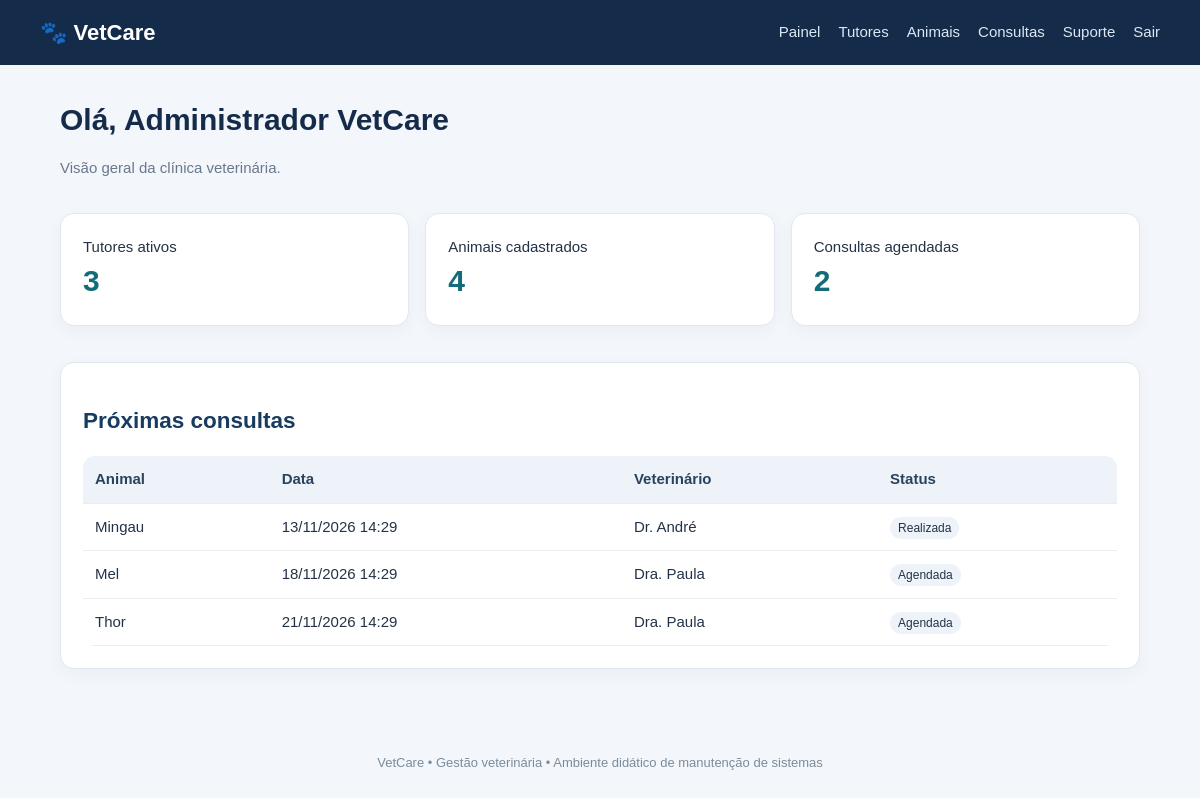
/index.php (signed in), run on the app's committed database.
### tables this page shows
CREATE TABLE consultas (
    id INT AUTO_INCREMENT PRIMARY KEY,
    animal_id INT NOT NULL,
    data_consulta DATETIME NOT NULL,
    veterinario VARCHAR(120) NOT NULL,
    motivo VARCHAR(180),
    status VARCHAR(30) DEFAULT 'Agendada',
    observacoes TEXT,
    CONSTRAINT fk_consulta_animal FOREIGN KEY (animal_id) REFERENCES animais(id)
);

CREATE TABLE animais (
    id INT AUTO_INCREMENT PRIMARY KEY,
    tutor_id INT NOT NULL,
    nome VARCHAR(100) NOT NULL,
    especie VARCHAR(60),
    raca VARCHAR(80),
    nascimento DATE,
    sexo VARCHAR(20),
    observacoes TEXT,
    ativo TINYINT(1) DEFAULT 1,
    CONSTRAINT fk_animal_tutor FOREIGN KEY (tutor_id) REFERENCES tutores(id)
);

### index.php (the view, shortened to what this page needs)
<?php
require_once __DIR__.'/config/database.php';
$tutores=(int)$pdo->query("SELECT COUNT(*) FROM tutores WHERE ativo=1")->fetchColumn();
$animais=(int)$pdo->query("SELECT COUNT(*) FROM animais")->fetchColumn();
$consultas=(int)$pdo->query("SELECT COUNT(*) FROM consultas WHERE status='Agendada'")->fetchColumn();
$proximas=$pdo->query("SELECT c.*, a.nome AS animal FROM consultas c JOIN animais a ON a.id=c.animal_id ORDER BY c.data_consulta LIMIT 5")->fetchAll();
include __DIR__.'/includes/header.php';
?>
<h1>Olá, <?= htmlspecialchars($_SESSION['usuario_nome']) ?></h1>
<p class="muted">Visão geral da clínica veterinária.</p>
<div class="grid">
 <div class="stat"><span>Tutores ativos</span><strong><?= $tutores ?></strong></div>
 <div class="stat"><span>Animais cadastrados</span><strong><?= $animais ?></strong></div>
 <div class="stat"><span>Consultas agendadas</span><strong><?= $consultas ?></strong></div>
</div>
<section class="panel"><h2>Próximas consultas</h2>
<div class="table-wrap"><table><tr><th>Animal</th><th>Data</th><th>Veterinário</th><th>Status</th></tr>
<?php foreach($proximas as $c): ?><tr><td><?= htmlspecialchars($c['animal']) ?></td><td><?= date('d/m/Y H:i',strtotime($c['data_consulta'])) ?></td><td><?= htmlspecialchars($c['veterinario']) ?></td><td><span class="tag"><?= htmlspecialchars($c['status']) ?></span></td></tr><?php endforeach; ?>
</table></div></section>
<?php include __DIR__.'/includes/footer.php'; ?>

### includes/header.php (shortened to what this page needs)
<!doctype html>
<html lang="pt-br">
<head>
<link rel="stylesheet" href="/vetcare_manutencao_djeniffer/assets/style.css">
</head>
<body>
<header class="topbar">
  <a class="brand" href="/vetcare_manutencao_djeniffer/index.php">🐾 VetCare</a>
  <nav>
    <?php if (!empty($_SESSION['usuario_id'])): ?>
      <a href= "index.php">Painel</a>
      <a href="tutores/index.php">Tutores</a>
      <a href="animais/index.php">Animais</a>
      <a href="consultas/index.php">Consultas</a>
      <a href="chamados/index.php">Suporte</a>
      <a href="../logout.php">Sair</a>
    <?php endif; ?>
  </nav>
</header>
<main class="container">

### includes/footer.php
</main>
<footer>VetCare • Gestão veterinária • Ambiente didático de manutenção de sistemas</footer>
</body></html>

### assets/style.css (style rules this page uses)
* { box-sizing:border-box }
body { margin:0;background:#f3f6fa;color:#243247;font:15px/1.5 Arial,sans-serif }
.topbar { background:#142b4a;color:#fff;padding:16px max(22px,calc((100% - 1120px)/2));display:flex;align-items:center;justify-content:space-between;gap:20px;flex-wrap:wrap }
.brand { font-size:22px;font-weight:800;color:#fff;text-decoration:none }
.topbar nav { display:flex;gap:18px;flex-wrap:wrap }
.topbar nav a { color:#dce8f5;text-decoration:none }
.container { max-width:1120px;margin:32px auto;padding:0 20px;min-height:75vh }
h1 { margin:0 0 8px;color:#142b4a }
h2 { color:#183b60 }
.muted { color:#68788d }
.panel,.stat,.login-box { background:white;border:1px solid #e1e8f0;border-radius:14px;padding:22px;box-shadow:0 5px 18px #203c5b0a;margin:18px 0 }
.grid { display:grid;grid-template-columns:repeat(auto-fit,minmax(210px,1fr));gap:16px }
.stat strong { font-size:30px;display:block;color:#126c79 }
table { width:100%;border-collapse:collapse;background:white }
th,td { text-align:left;padding:12px;border-bottom:1px solid #e8edf2 }
th { background:#edf3f8;color:#29435e }
.table-wrap { overflow-x:auto;border-radius:12px }
.tag { padding:4px 8px;border-radius:20px;background:#edf3f8;font-size:12px }
footer { text-align:center;color:#7c8b9b;padding:24px;font-size:13px }

### data on the page
consultas: animal.nome "Mingau", data_consulta "13/11/2026 14:29", veterinario "Dr. André", status "Realizada"
consultas: animal.nome "Mel", data_consulta "18/11/2026 14:29", veterinario "Dra. Paula", status "Agendada"
consultas: animal.nome "Thor", data_consulta "21/11/2026 14:29", veterinario "Dra. Paula", status "Agendada"

### other printed values
$_SESSION['usuario_nome'] "Administrador VetCare"
$tutores "3"
$animais "4"
$consultas "2"
